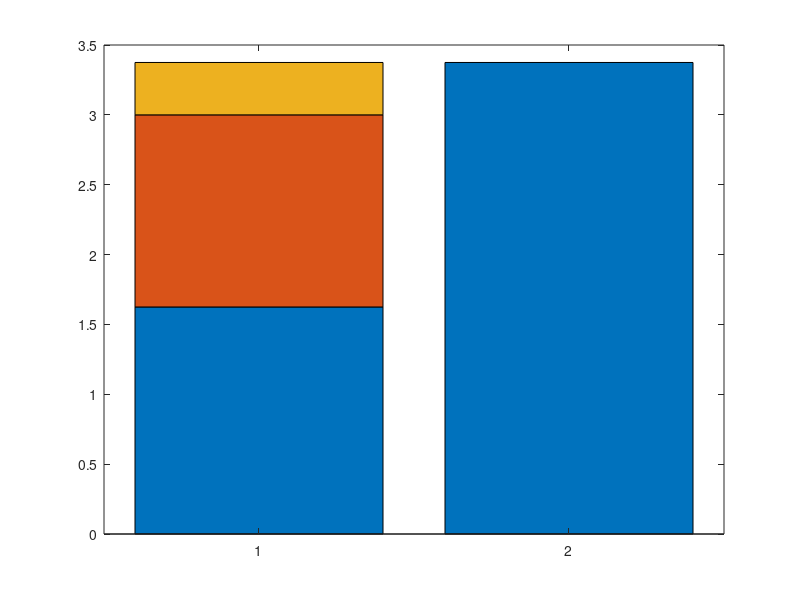

Source code (MATLAB):
clear all
close all
clc

# define Join probability 
# enter the matrix JP you want to study!!
JP = [1/8,1/16,1/32,1/32;1/16,1/8,1/32,1/32;1/16,1/16,1/16,1/16;1/4,0,0,0];

##example ##JP = [1/8,1/16,1/32,1/32;1/16,1/8,1/32,1/32;1/16,1/16,1/16,1/16;1/4,0,0,0];

###################  CODE  #####################
size(JP);
'correct?'
sum(sum(JP))
disp('------------ ENTROPIES --------------')

%marginal pmfs. Sum adds the values by columns and gives a matrix 1xD with
%the value of each sum.
marginalp_x = sum(JP);
marginalp_y = sum(JP'); %also could be done by (JP,2)

for i=1:4 % fixed
  for j=1:4 # iterated
    Condp_XY(j,i) = JP(j,i)/marginalp_y(i);
    Condp_YX(i,j) = JP(i,j)/marginalp_x(j);
   end
end
##for j=1:4
##    for i=1:4
##        Condp_XY(i,j) = JP(i,j)/marginalp_x(j);
##        Condp_YX(j,i) = JP(j,i)/marginalp_y(j);
##    end    
##end

% All possible entropies

##Entropy of X and Y
for k=1:4
    Entropy(k) = -marginalp_x(k).*log2(marginalp_x(k));
    Entropy2(k) = -marginalp_y(k).*log2(marginalp_y(k));
end


HX = sum(Entropy)
HY = sum(Entropy2) 


% joint entropy
for j = 1:4
    for i=1:4
        if JP(i,j) == 0; % avoid Nan errors
          JP(i,j) = 1;
        end
        jointent(j,i) = -JP(j,i).*log2(JP(j,i));
        
    end
end
HJoint = sum(sum(jointent))

% conditional entropies
for j=1:4
    for i=1:4
        a = Condp_YX(j,i);
        b = Condp_XY(j,i);
        if Condp_YX(j,i)== 0 % correct NaN inside log2
          a = 1;
        end
        if Condp_XY(j,i)== 0 % correct NaN inside log2
          b = 1;
        end
        HCondYX(j,i) = -JP(j,i).*log2(a);
        HCondXY(j,i) = -JP(j,i).*log2(b);
    end
end

HCondYX = sum(sum(HCondYX))
HCondXY = sum(sum(HCondXY))
mutual_info = HX - HCondXY
'>> check in the figure how every inequelity of the slides is fulfilled'

# Let's see if everything makes sense:
clf;
y = [HCondYX HCondXY mutual_info; HJoint 0 0];
h = bar (y, "stacked");
